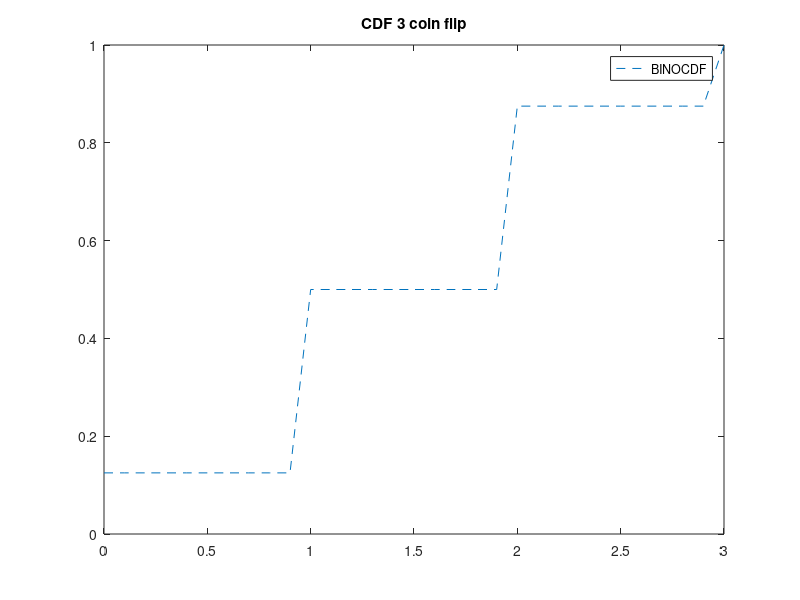

MATLAB code to generate this figure:
clear all;
clc;
%a
a=0:3;
b=binopdf(a,3,0.5);
a=[a;b]

%b
c=0:0.1:3;
d=binocdf(c,3,0.5);
plot(c,d,"--");
title("CDF 3 coin flip");
legend("BINOCDF");

%c
P_0=binocdf(0,3,0.5);
fprintf("c) \n P(X=0)= %.3f \n", P_0);  % Print the result

%d
% P(x<=2)=CDF(2)
% P(x<2)=1-CDF(2)
%
%...
